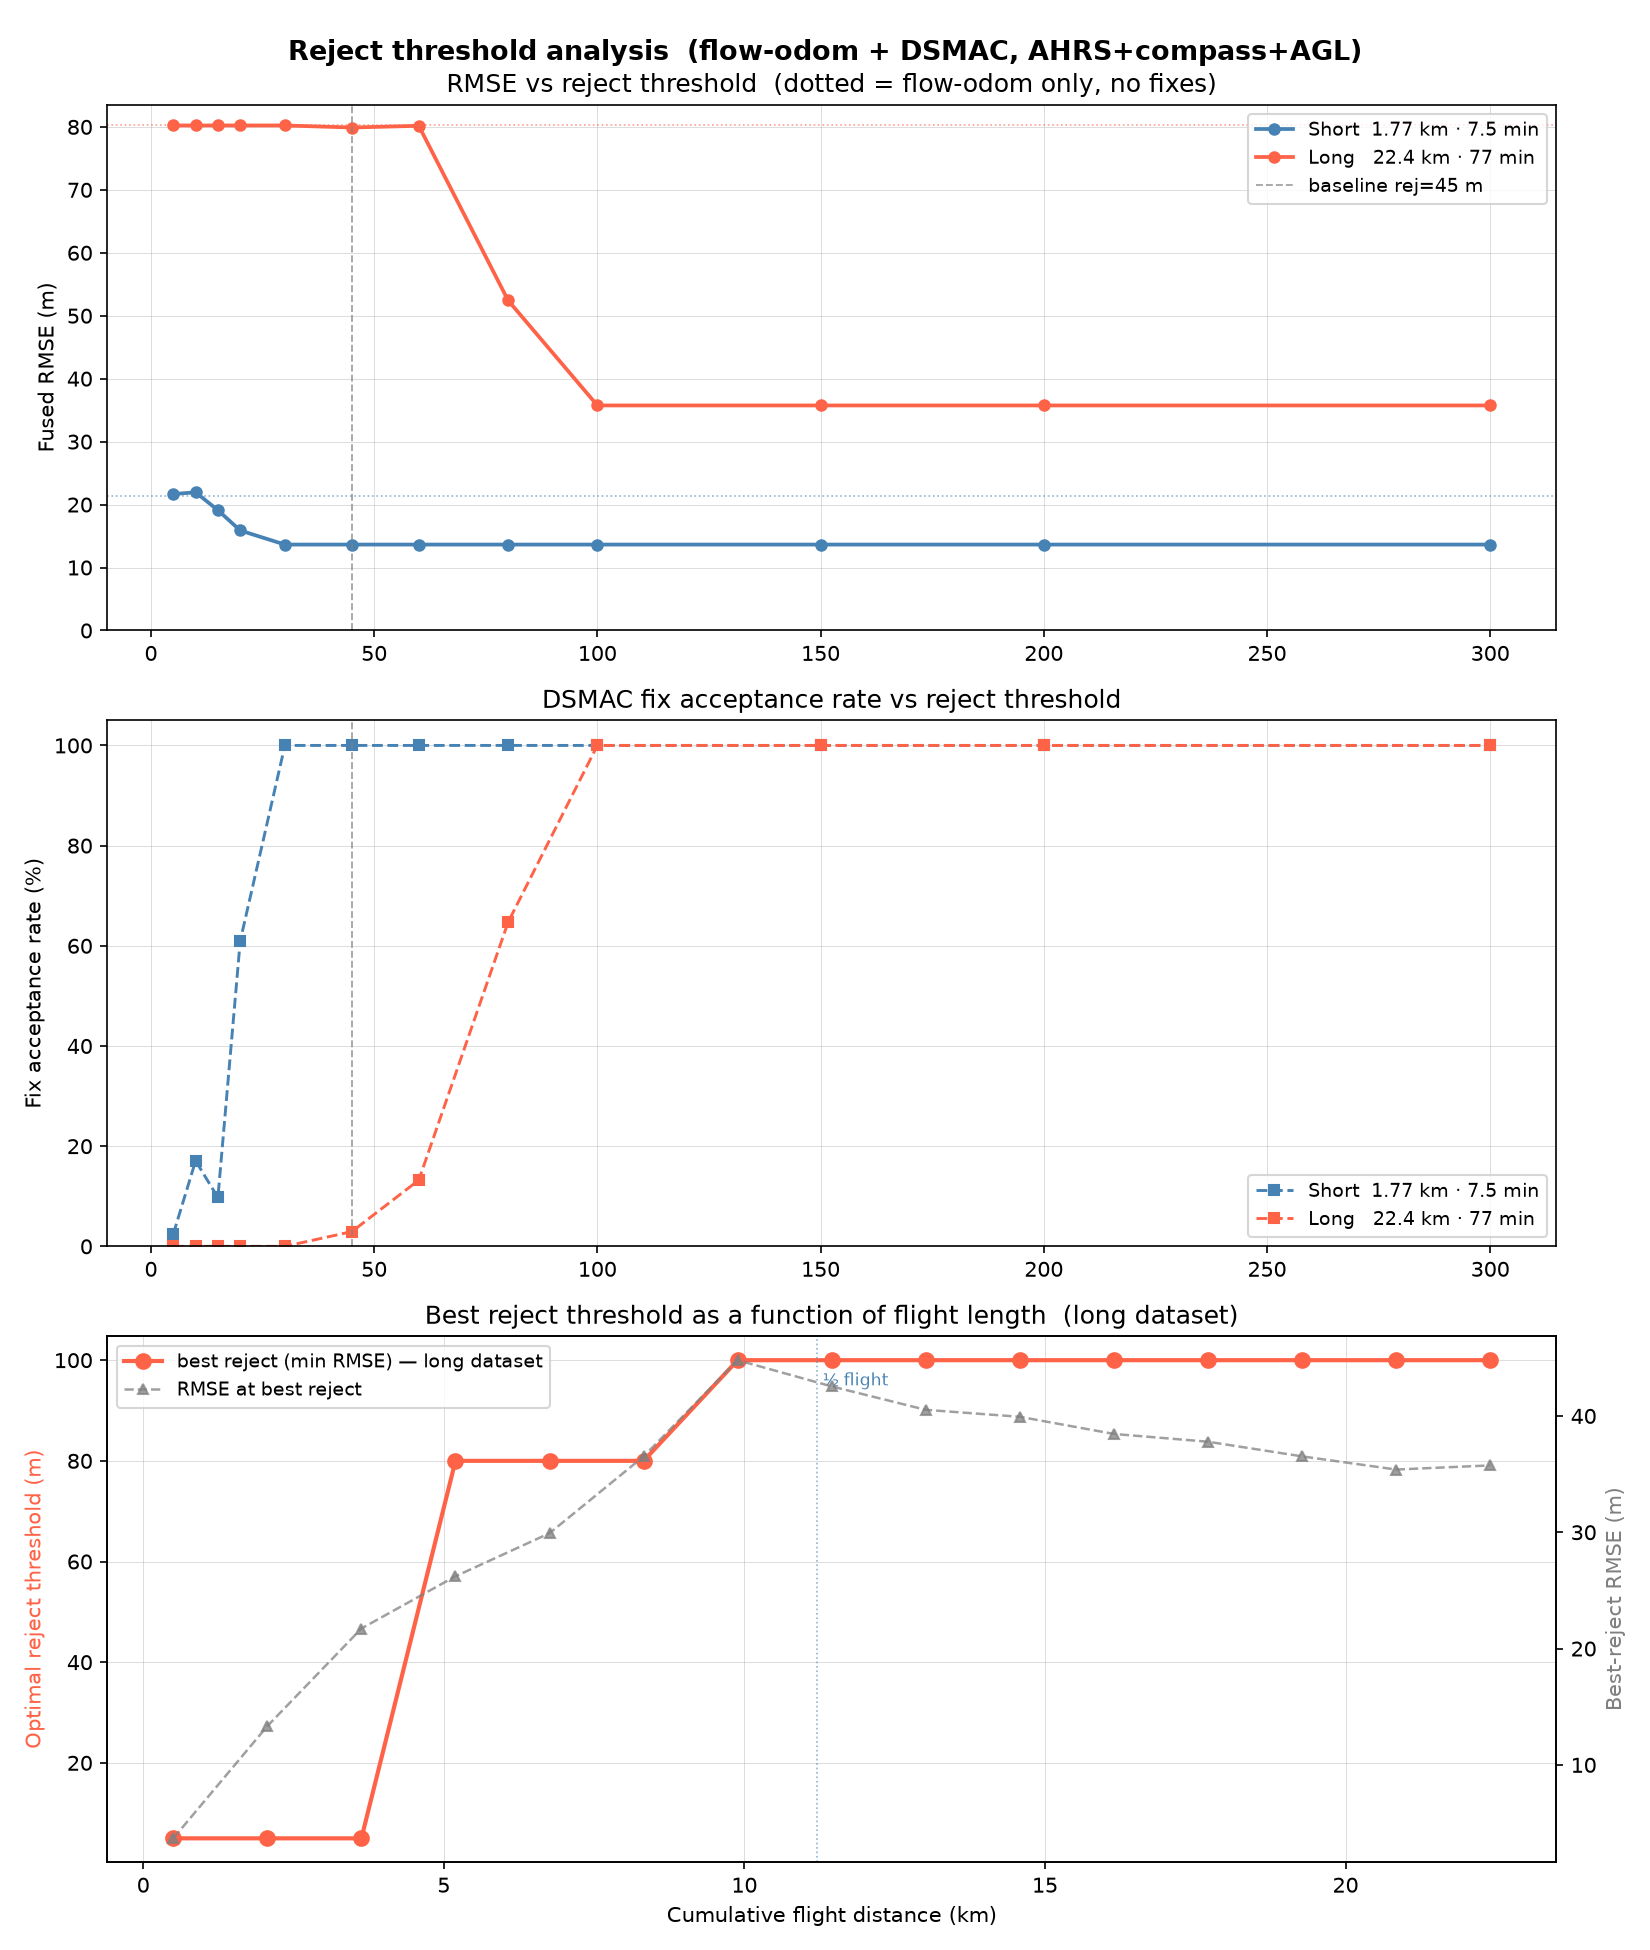

Source code (Python):
#!/usr/bin/env python3
"""Sweep --reject threshold vs flight length and find the optimal reject per length.

Three panels:
  1. Fused RMSE vs reject threshold (both datasets).
  2. DSMAC fix acceptance rate vs reject threshold (both datasets).
  3. Best reject (RMSE-minimising) vs cumulative flight distance (long dataset).

Strategy (fast, ~2-3 min):
  For each dataset, run DSMAC once with large reject so positions stay near truth
  → cache (k, eE, eN) for all successful fixes → sweep reject analytically.
  Approximation valid while position error << search window radius (~138 m).
"""
import csv, json, math, os, sys

import numpy as np
import cv2
import matplotlib
matplotlib.use("Agg")
import matplotlib.pyplot as plt

HERE = os.path.dirname(os.path.abspath(__file__))
ROOT = os.path.dirname(HERE)
EXP03 = os.path.join(HERE, "03")
sys.path.insert(0, EXP03)
import flow_odometry as fo
from compare_tracking import LG
from dsmac_match import build_ortho, warp_north_up

DATASETS = [
    ("Short  1.77 km · 7.5 min",
     os.path.join(ROOT, "_in/isaac-sim-20260624_2337"),
     "steelblue"),
    ("Long   22.4 km · 77 min",
     os.path.join(ROOT, "_in/isaac-sim-20260625"),
     "tomato"),
]

REJECT_VALUES = [5, 10, 15, 20, 30, 45, 60, 80, 100, 150, 200, 300]
STRIDE = 5
FIX_EVERY = 30
SKIP_BELOW = 13.0
BLEND = 0.8
WIN = 420
MIN_INLIERS = 15
ATTITUDE = "ahrs_compass"
DEPTH = "agl"


def collect_fixes(D, lg):
    """DSMAC baseline pass (large reject). Returns LK, GTtr, tvec, inc, fixes."""
    K_cam, R_CtoI, recs = fo.load_dataset(D)
    fx = K_cam[0, 0]
    N = len(recs)
    agl = np.load(os.path.join(D, "agl_cache.npz"))["agl"]
    geo = list(csv.DictReader(open(os.path.join(D, "geo.csv"))))
    ortho, meta = build_ortho(geo, 19, 0.0016, os.path.join(D, "ortho_tiles"))
    orthog = cv2.cvtColor(ortho, cv2.COLOR_BGR2GRAY)
    n = 2 ** meta["z"]
    g = json.load(open(os.path.join(D, "georef.json")))
    lat0, lon0 = g["origin"]["latitude"], g["origin"]["longitude"]
    mlat = 111320.0
    mlon = 111320.0 * math.cos(math.radians(lat0))
    GSD = 156543.03392 * math.cos(math.radians(lat0)) / n

    def enu_to_px(E, Nn):
        lat = lat0 + Nn / mlat; lon = lon0 + E / mlon
        gx = (lon + 180) / 360 * n
        gy = (1 - math.asinh(math.tan(math.radians(lat))) / math.pi) / 2 * n
        return (gx - meta["xa"]) * 256, (gy - meta["ya"]) * 256

    def px_to_enu(px, py):
        gx = meta["xa"] + px / 256; gy = meta["ya"] + py / 256
        lon = gx / n * 360 - 180
        lat = math.degrees(math.atan(math.sinh(math.pi * (1 - 2 * gy / n))))
        return (lon - lon0) * mlon, (lat - lat0) * mlat

    traj_file = os.path.join(D, f"tracker_trajs_{ATTITUDE}_{DEPTH}.npz")
    z = np.load(traj_file, allow_pickle=True)
    LK, GTtr, tvec = z["LK"], z["GT"], z["t_vec"]
    proc = list(range(0, N, STRIDE))[:len(LK)]
    inc = np.vstack([[0, 0], np.diff(LK, axis=0)])

    pos = LK[0].copy()
    drift_since = 0.0
    fixes = []  # (k, eE, eN, inliers)

    for k in range(1, len(LK)):
        pos = pos + inc[k]
        drift_since += float(np.linalg.norm(inc[k]))
        if k % FIX_EVERY == 0 and drift_since >= SKIP_BELOW:
            r = recs[proc[k]]
            im = cv2.imread(r["img"], cv2.IMREAD_GRAYSCALE)
            if im is None:
                continue
            yaw = math.degrees(math.atan2(r["R_wb"][1, 0], r["R_wb"][0, 0]))
            f = (agl[proc[k]] / fx) / GSD
            cx, cy = enu_to_px(pos[0], pos[1])
            x0 = max(0, int(cx - WIN)); y0 = max(0, int(cy - WIN))
            win = orthog[y0:y0 + 2 * WIN, x0:x0 + 2 * WIN]
            if win.shape[0] < 50 or win.shape[1] < 50:
                continue
            q, cpt = warp_north_up(im, yaw, f)
            try:
                k0, k1, _ = lg.match(lg.extract(q), lg.extract(win))
                if len(k0) < 8:
                    continue
                Hm, mask = cv2.findHomography(k0, k1, cv2.RANSAC, 5.0)
                if Hm is None or mask is None or int(mask.sum()) < MIN_INLIERS:
                    continue
                p = Hm @ np.array([cpt[0], cpt[1], 1.0]); p /= p[2]
                eE, eN = px_to_enu(x0 + p[0], y0 + p[1])
                fixes.append((k, eE, eN, int(mask.sum())))
                pos = np.array([pos[0] + BLEND * (eE - pos[0]),
                                pos[1] + BLEND * (eN - pos[1])])
                drift_since = 0.0
            except Exception:
                continue

    return LK, GTtr, tvec, inc, fixes


def replay(LK, GTtr, inc, fixes, reject, max_step=None):
    """Replay trajectory up to max_step with a given reject threshold.
    Returns (fused_array, n_accepted, rmse)."""
    steps = len(LK) if max_step is None else min(max_step, len(LK))
    pos = LK[0].copy()
    drift_since = 0.0
    fused = [pos.copy()]
    fix_map = {f[0]: f for f in fixes}
    n_accepted = 0
    for k in range(1, steps):
        pos = pos + inc[k]
        drift_since += float(np.linalg.norm(inc[k]))
        if k in fix_map:
            _, eE, eN, _ = fix_map[k]
            d = math.hypot(eE - pos[0], eN - pos[1])
            if d <= reject:
                pos = np.array([pos[0] + BLEND * (eE - pos[0]),
                                pos[1] + BLEND * (eN - pos[1])])
                drift_since = 0.0
                n_accepted += 1
        fused.append(pos.copy())
    fused = np.array(fused)
    err = np.linalg.norm(fused - GTtr[:steps], axis=1)
    rmse = float(np.sqrt(np.mean(err ** 2)))
    return fused, n_accepted, rmse


def main():
    lg = LG()
    out = os.path.join(HERE, "reject_sweep.png")

    # ── collect data ─────────────────────────────────────────────────────────
    results = {}
    for label, D, color in DATASETS:
        print(f"\n=== {label} ===")
        print("  Running DSMAC baseline pass…", flush=True)
        LK, GTtr, tvec, inc, fixes = collect_fixes(D, lg)
        print(f"  Fixes cached: {len(fixes)}")

        fo_err = np.linalg.norm(LK - GTtr, axis=1)
        fo_rmse = float(np.sqrt(np.mean(fo_err ** 2)))
        path_km = float(np.sum(np.linalg.norm(np.diff(GTtr, axis=0), axis=1)) / 1000)

        rmses, accs = [], []
        for rej in REJECT_VALUES:
            _, n_acc, rmse = replay(LK, GTtr, inc, fixes, rej)
            rmses.append(rmse)
            accs.append(100.0 * n_acc / max(1, len(fixes)))
            print(f"  reject={rej:5.0f}m  RMSE={rmse:6.1f}m  accept={accs[-1]:.0f}%")

        results[label] = dict(
            LK=LK, GTtr=GTtr, inc=inc, fixes=fixes,
            fo_rmse=fo_rmse, path_km=path_km,
            rmses=rmses, accs=accs, color=color,
        )

    # ── best reject vs cumulative flight distance (long dataset) ──────────
    long_label = DATASETS[1][0]
    r = results[long_label]
    LK, GTtr, inc, fixes = r["LK"], r["GTtr"], r["inc"], r["fixes"]

    # cumulative GT distance at each step
    gt_dist_km = np.concatenate([[0], np.cumsum(
        np.linalg.norm(np.diff(GTtr, axis=0), axis=1))]) / 1000

    # evaluate at 12 length cutoffs spread across the full flight
    cutoff_km = np.linspace(0.5, r["path_km"], 15)
    best_rejects, best_rmses = [], []
    for target_km in cutoff_km:
        max_step = int(np.searchsorted(gt_dist_km, target_km))
        if max_step < 30:
            continue
        rms_per_rej = []
        for rej in REJECT_VALUES:
            _, _, rmse = replay(LK, GTtr, inc, fixes, rej, max_step=max_step)
            rms_per_rej.append(rmse)
        best_i = int(np.argmin(rms_per_rej))
        best_rejects.append(REJECT_VALUES[best_i])
        best_rmses.append(rms_per_rej[best_i])
        print(f"  @{target_km:.1f} km  best_reject={REJECT_VALUES[best_i]}m  RMSE={rms_per_rej[best_i]:.1f}m")
    cutoff_km_used = [km for km in cutoff_km if int(np.searchsorted(gt_dist_km, km)) >= 30]

    # ── plot ─────────────────────────────────────────────────────────────────
    fig, axes = plt.subplots(3, 1, figsize=(11, 13))
    fig.suptitle("Reject threshold analysis  (flow-odom + DSMAC, AHRS+compass+AGL)",
                 fontsize=13, fontweight="bold")

    # Panel 1: RMSE vs reject
    ax = axes[0]
    for label, _, _ in DATASETS:
        d = results[label]
        ax.plot(REJECT_VALUES, d["rmses"], "o-", color=d["color"], lw=1.8, ms=5,
                label=f"{label}")
        ax.axhline(d["fo_rmse"], color=d["color"], lw=0.8, ls=":", alpha=0.6)
    ax.axvline(45, color="gray", lw=0.9, ls="--", alpha=0.7, label="baseline rej=45 m")
    ax.set_ylabel("Fused RMSE (m)")
    ax.set_title("RMSE vs reject threshold  (dotted = flow-odom only, no fixes)")
    ax.legend(fontsize=9); ax.grid(True, lw=0.4, alpha=0.5); ax.set_ylim(bottom=0)

    # Panel 2: acceptance rate vs reject
    ax = axes[1]
    for label, _, _ in DATASETS:
        d = results[label]
        ax.plot(REJECT_VALUES, d["accs"], "s--", color=d["color"], lw=1.4, ms=5,
                label=f"{label}")
    ax.axvline(45, color="gray", lw=0.9, ls="--", alpha=0.7)
    ax.set_ylabel("Fix acceptance rate (%)")
    ax.set_title("DSMAC fix acceptance rate vs reject threshold")
    ax.set_ylim(0, 105); ax.legend(fontsize=9); ax.grid(True, lw=0.4, alpha=0.5)

    # Panel 3: best reject vs cumulative flight distance (long dataset)
    ax = axes[2]
    ax.plot(cutoff_km_used, best_rejects, "o-", color="tomato", lw=2, ms=7,
            label="best reject (min RMSE) — long dataset")
    ax2 = ax.twinx()
    ax2.plot(cutoff_km_used, best_rmses, "^--", color="gray", lw=1.2, ms=5,
             alpha=0.75, label="RMSE at best reject")
    ax2.set_ylabel("Best-reject RMSE (m)", color="gray")
    ax.axvline(r["path_km"] * 0.5, color="steelblue", lw=0.8, ls=":", alpha=0.6)
    ax.text(r["path_km"] * 0.5 + 0.1, max(best_rejects) * 0.95,
            "½ flight", fontsize=8, color="steelblue")
    ax.set_xlabel("Cumulative flight distance (km)")
    ax.set_ylabel("Optimal reject threshold (m)", color="tomato")
    ax.set_title("Best reject threshold as a function of flight length  (long dataset)")
    lines1, lab1 = ax.get_legend_handles_labels()
    lines2, lab2 = ax2.get_legend_handles_labels()
    ax.legend(lines1 + lines2, lab1 + lab2, fontsize=9)
    ax.grid(True, lw=0.4, alpha=0.5)

    plt.tight_layout()
    plt.savefig(out, dpi=150)
    print(f"\nSaved: {out}")


if __name__ == "__main__":
    main()
